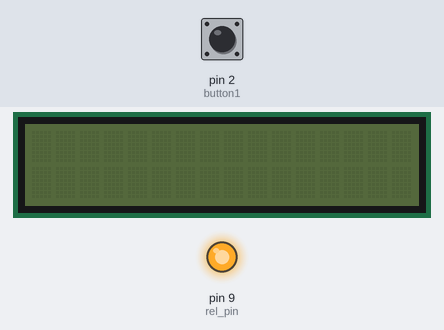
The sketch below on a simulated Arduino Uno, built with avr-gcc and run on an emulated ATmega328P. On the bench: 16×2 character LCD, output pins drawn as LEDs (lit = HIGH). The inputs (shaded band) are chosen by the test bench; at power-on: pin 2 (button1) HIGH. What the sketch prints to the serial monitor is not drawn.

Above: at 1.2 s.
1.3 s: pin 2 (button1) pulled LOW for 0.15 s
At 2.8 s:
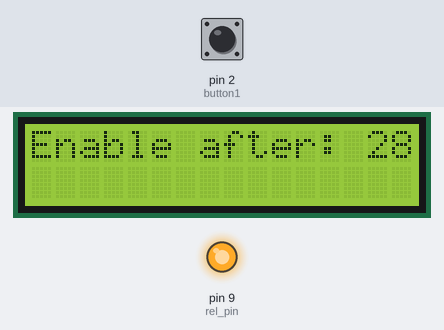
4.4 s: pin 2 (button1) pulled LOW for 1 s
At 5.2 s:
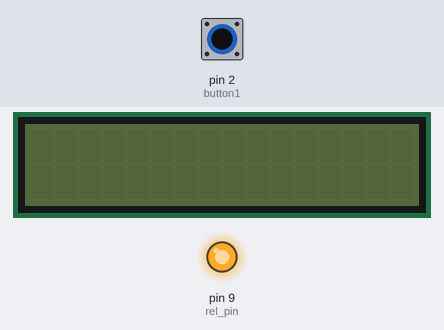
6.9 s: pin 2 (button1) pulled LOW for 0.15 s
At 7.8 s:
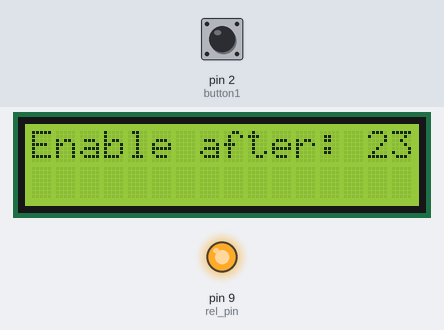
8.5 s: pin 2 (button1) pulled LOW for 3.2 s
At 30.5 s:
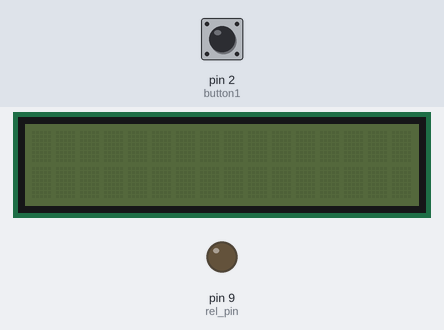
Timing chart, 0 to 31.5 s (numbered marks = the images above; inputs shaded):
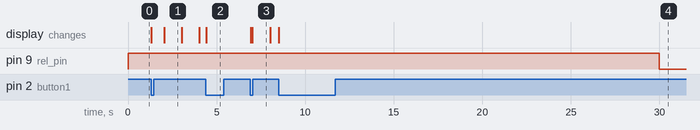

The sketch:

arduino_autoPump.ino
```cpp
#include <Wire.h>
#include <LiquidCrystal_I2C.h>

#define button1 2
#define rel_pin  9

int millisec = 1000;
unsigned long int waitTime = 30;
unsigned long int delayTime = 15;
unsigned long int currentTime = 0;
boolean pumpState = false;
volatile boolean menuOrSettings = 0;

LiquidCrystal_I2C lcd(0x27, 16, 2); // set the LCD address to 0x27 for a 16 chars and 2 line display

void setup() {
  Serial.begin(9600);

  pinMode(button1, INPUT_PULLUP);
  attachInterrupt(0, OnButtonClick, FALLING);

  pinMode(rel_pin, OUTPUT);
  digitalWrite(rel_pin, HIGH);

  lcd.init();
  lcd.noBacklight();
}

void loop() {

  if (digitalRead(rel_pin) == 1) {
    if ((millis() - currentTime) >= waitTime * millisec) {
      digitalWrite(rel_pin, LOW);
      currentTime = millis();
      Serial.println("Pump Enabled");
      pumpState = true;
    }
  } else if (digitalRead(rel_pin) == 0) {
    if ((millis() - currentTime) >= delayTime * millisec) {
      digitalWrite(rel_pin, HIGH);
      currentTime = millis();
      Serial.println("Pump Disabled");
      pumpState = false;
    }
  }


  if (menuOrSettings == 0 ) {
    lcd.clear();
    lcd.noBacklight();
  } else {
    main_menu();
  }
}

void OnButtonClick() {
  menuOrSettings = !menuOrSettings;
}

void main_menu() {
  unsigned int temp = (millis() - currentTime) / millisec;
  lcd.backlight();
  lcd.setCursor(0, 0);
  if (pumpState == true) {
    lcd.print("Pump enabled: "); lcd.setCursor(14, 0); lcd.print(temp);
    if (temp < 10) {
      lcd.setCursor(15, 0); lcd.print(" ");
    }
  } else {
    lcd.print("Enable after: "); lcd.setCursor(14, 0); lcd.print(waitTime - temp);
    if (waitTime - temp < 10) {
      lcd.setCursor(15, 0); lcd.print(" ");
    }
  }
}
```

Measured:
- after the input at 1.3 s, the display: first changes at once (image 1 shows a later state)
- after the input at 4.4 s, the display: changes at once (image 2)
- after the input at 6.9 s, the display: first changes at once (image 3 shows a later state)
- after the input at 8.5 s, the display: changes at once (image 4)
- what the display in image 1 shows lasts 1.0 s, from 2.0 s to 3.0 s
